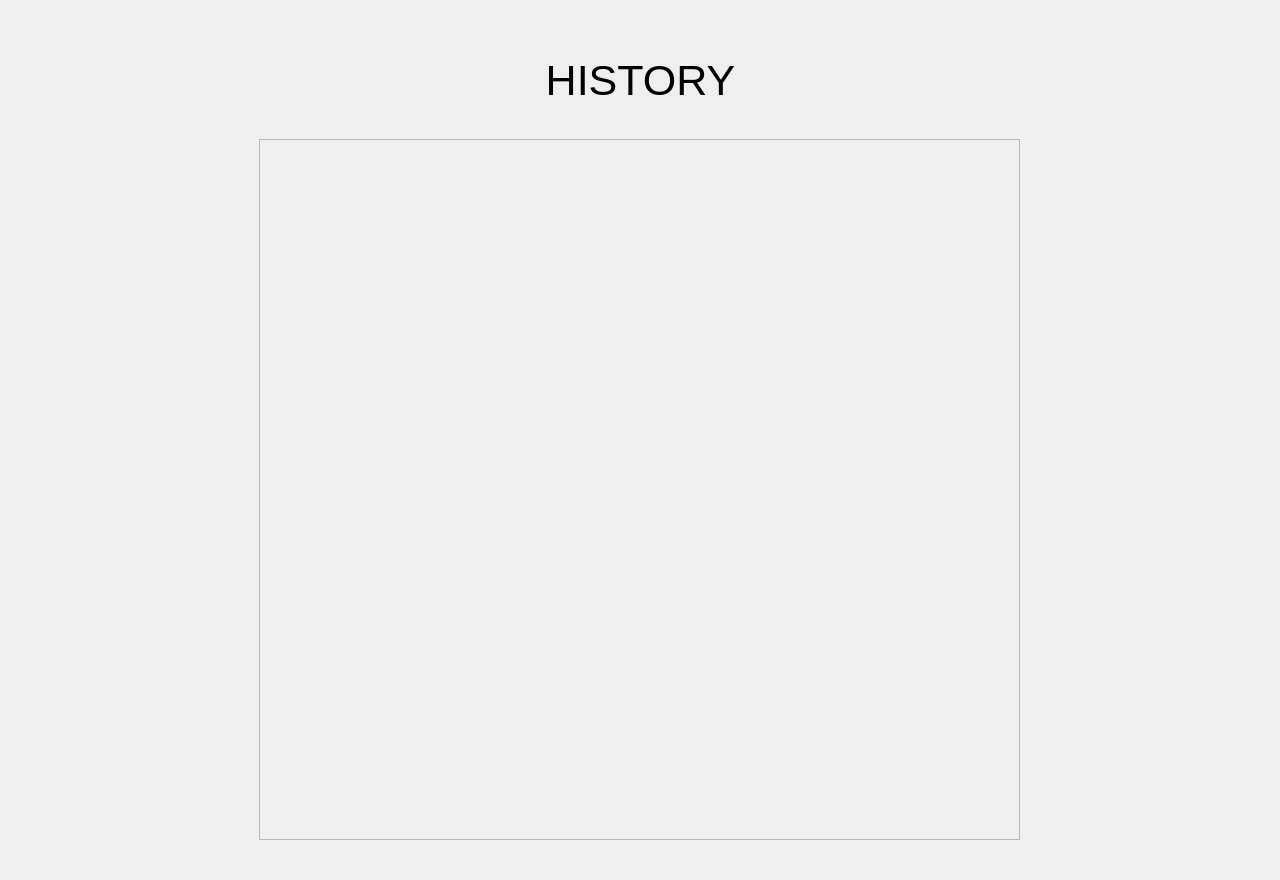
<?xml version="1.0" encoding="UTF-8"?>
<ui version="4.0">
 <class>HistoryWidget</class>
 <widget class="QWidget" name="HistoryWidget">
  <property name="geometry">
   <rect>
    <x>0</x>
    <y>0</y>
    <width>1280</width>
    <height>880</height>
   </rect>
  </property>
  <property name="windowTitle">
   <string>Form</string>
  </property>
  <widget class="QLabel" name="lbl_title">
   <property name="geometry">
    <rect>
     <x>500</x>
     <y>50</y>
     <width>281</width>
     <height>61</height>
    </rect>
   </property>
   <property name="font">
    <font>
     <pointsize>32</pointsize>
    </font>
   </property>
   <property name="text">
    <string>HISTORY</string>
   </property>
   <property name="alignment">
    <set>Qt::AlignCenter</set>
   </property>
  </widget>
  <widget class="QScrollArea" name="scrollArea">
   <property name="geometry">
    <rect>
     <x>259</x>
     <y>139</y>
     <width>761</width>
     <height>701</height>
    </rect>
   </property>
   <property name="widgetResizable">
    <bool>true</bool>
   </property>
   <widget class="QWidget" name="scrollAreaWidgetContents">
    <property name="geometry">
     <rect>
      <x>0</x>
      <y>0</y>
      <width>759</width>
      <height>699</height>
     </rect>
    </property>
   </widget>
  </widget>
 </widget>
 <resources/>
 <connections/>
</ui>
